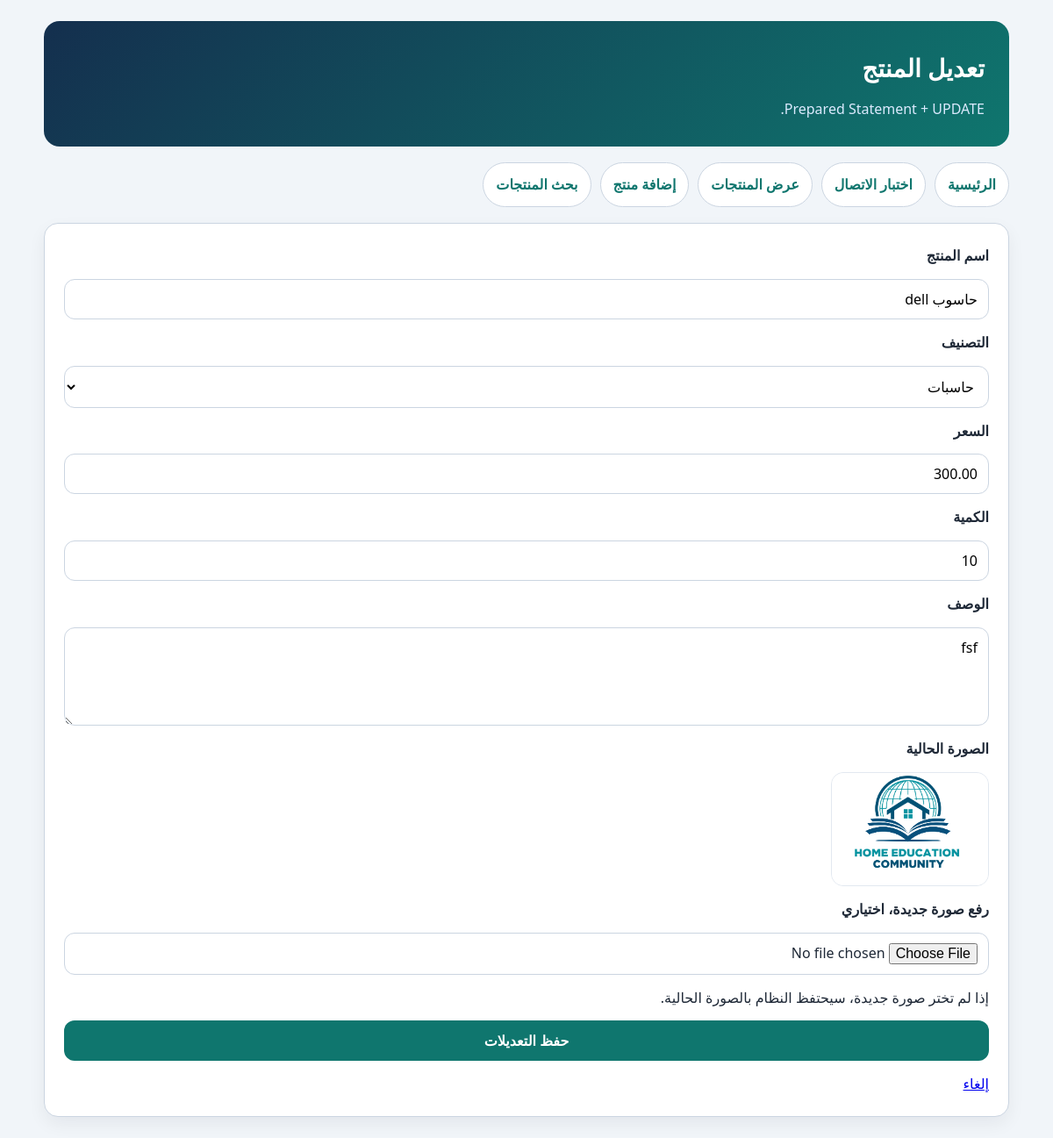
Page /05_edit_product.php?id=8 on the committed database.
### tables this page shows
CREATE TABLE `products` (
  `id` int(11) NOT NULL,
  `category_id` int(11) NOT NULL,
  `name` varchar(150) NOT NULL,
  `description` text DEFAULT NULL,
  `price` decimal(10,2) NOT NULL,
  `quantity` int(11) NOT NULL DEFAULT 0,
  `image` varchar(255) DEFAULT NULL,
  `created_at` timestamp NOT NULL DEFAULT current_timestamp()
);

CREATE TABLE `categories` (
  `id` int(11) NOT NULL,
  `name` varchar(100) NOT NULL,
  `description` text DEFAULT NULL,
  `created_at` timestamp NOT NULL DEFAULT current_timestamp()
);

### helpers/validation.php (called while the page is built, shortened)
<?php
function e(?string $value): string
{
    return htmlspecialchars((string) $value, ENT_QUOTES, 'UTF-8');
}

### includes/app.php (called while the page is built, shortened)
<?php
function base_url(string $path = ''): string
{
    $base = '/mini_store/';
    return $base . ltrim($path, '/');
}

### 05_edit_product.php (the view, shortened to what this page needs)
<?php
require 'config.php';
require 'helpers/validation.php';
require 'includes/app.php';
$id = (int)($_GET['id'] ?? 0);
$categories = $pdo->query(
    'SELECT id, name FROM categories ORDER BY name ASC'
)->fetchAll();
$sql = "SELECT id, category_id, name, description, price, quantity,image
        FROM products
        WHERE id = :id";
$stmt = $pdo->prepare($sql);
$stmt->execute([
    ':id' => $id
]);
$product = $stmt->fetch();
$name = $product['name'];
$description = $product['description'];
$price = $product['price'];
$quantity = $product['quantity'];
$category_id = (int)$product['category_id'];
?>
<!DOCTYPE html>
<html lang="ar" dir="rtl">
<head>
    <link rel="stylesheet" href="assets/style.css">
</head>
<body>
<div class="container">
<header class="page-title">
    <h1>تعديل المنتج</h1>
    <p> Prepared Statement + UPDATE.</p>
</header>
<nav class="nav">
    <a href="index.php">الرئيسية</a>
    <a href="01_test_connection.php">اختبار الاتصال</a>
    <a href="02_show_products.php">عرض المنتجات</a>
    <a href="03_add_product.php">إضافة منتج</a>
    <a href="04_search_products.php">بحث المنتجات</a>
</nav>
<section class="card">
    <form method="POST" action="" class="form" enctype="multipart/form-data">
        <label> اسم المنتج</label>
        <input type="text" name="name" value="<?= e($name) ?>">
        <label> التصنيف</label>
        <select name="category_id">
            <?php foreach ($categories as $category): ?>
                <option value="<?= e($category['id']) ?>"
            <?= ((int)$category['id'] === (int)$category_id) ? 'selected' : '' ?> >
                <?= e($category['name']) ?>
                </option>
            <?php endforeach; ?>
        </select>
        <label>السعر</label>
        <input type="number" step="0.01" name="price"
            value="<?= e($price) ?>" placeholder="0.00" >
        <label>الكمية</label>
        <input type="number" name="quantity"
            value="<?= e($quantity) ?>" min="0" >
        <label> الوصف</label>
        <textarea  name="description"  rows="4"><?= e($description) ?></textarea>
         <label>الصورة الحالية</label>
    <?php if (!empty($product['image'])): ?>
        <img src="<?= e(base_url($product['image'])) ?>" class="preview-img" alt="صورة المنتج الحالية">
    <?php else: ?>
        <img src="<?= e(base_url('assets/no-image.svg')) ?>" class="preview-img" alt="لا توجد صورة">
    <?php endif; ?>
    <label>رفع صورة جديدة، اختياري</label>
    <input type="file" name="image" accept="image/jpeg,image/png,image/webp,image/gif">
    <p class="hint">إذا لم تختر صورة جديدة، سيحتفظ النظام بالصورة الحالية.</p>
        <button type="submit"> حفظ التعديلات  </button>
        <a href="02_show_products.php">إلغاء</a>
    </form>
</section>
</div>
</body>
</html>

### assets/style.css (style rules this page uses)
* { box-sizing: border-box; }
body { margin: 0; font-family: Tahoma, Arial, sans-serif; background: #f1f5f9; color: #1f2937; line-height: 1.8; }
.container { width: min(1100px, 94%); margin: 24px auto; }
.hero, .page-title { background: linear-gradient(135deg, #142f4e, #0f766e); color: #fff; border-radius: 18px; padding: 28px; margin-bottom: 18px; }
.hero h1, .page-title h1 { margin: 0 0 8px; font-size: 28px; }
.hero p, .page-title p { margin: 0; color: #dbeafe; }
.nav { display: flex; flex-wrap: wrap; gap: 10px; margin: 18px 0; }
.nav a { background: #fff; color: #0f766e; text-decoration: none; padding: 10px 14px; border: 1px solid #cbd5e1; border-radius: 999px; font-weight: bold; }
.card, .success, .alert { background: #fff; border: 1px solid #cbd5e1; border-radius: 16px; padding: 22px; margin-bottom: 18px; box-shadow: 0 8px 20px rgba(15, 23, 42, 0.06); }
.form, .search-form { display: grid; gap: 12px; }
label { font-weight: bold; }
input, select, textarea, button { font-family: inherit; font-size: 16px; border-radius: 12px; }
input, select, textarea { border: 1px solid #cbd5e1; padding: 11px 12px; background: #fff; }
button { border: 0; background: #0f766e; color: #fff; padding: 12px 18px; cursor: pointer; font-weight: bold; }
.preview-img { width: 180px; height: 130px; object-fit: cover; border-radius: 14px; border: 1px solid #e2e8f0; background: #f1f5f9; display: block; }
:root { --primary-color: #16807e; --primary-hover: #116e78; --bg-color: #f3f4f6; --card-bg: #ffffff; --text-color: #1f2937; --error-bg: #fef2f2; --error-text: #991b1b; }
* { box-sizing: border-box; margin: 0; padding: 0; font-family: 'Segoe UI', Tahoma, Geneva, Verdana, sans-serif; }

### rows in the picture
products: name "حاسوب dell", category_id "حاسبات", price "300.00", quantity "10", description "fsf", image (picture)
